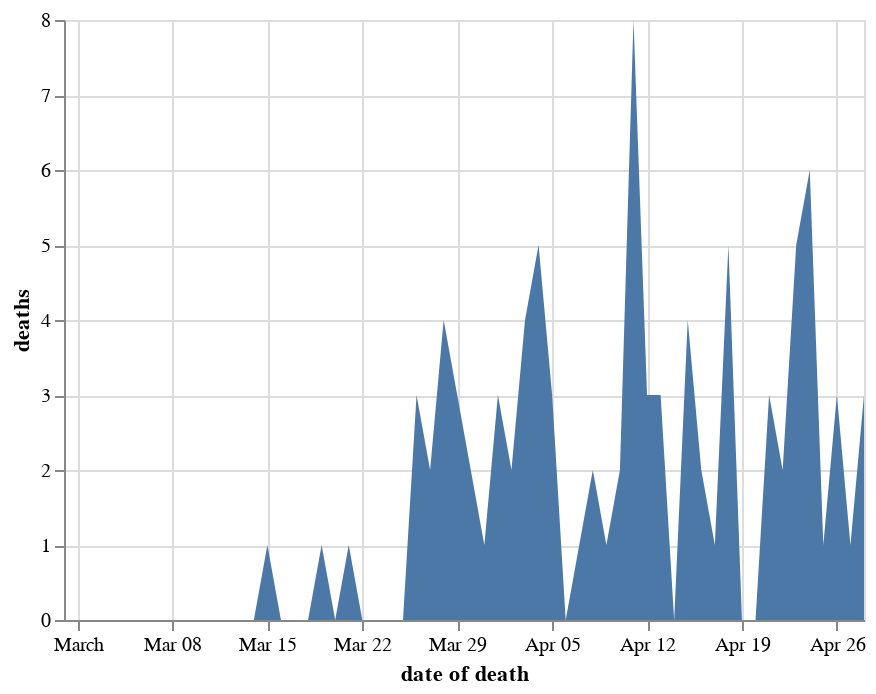

Source (notebook cell):
### Markdown cell above
## Deaths on date died Shropshire

### Code cell
chart_dodds = chart_doddbt.copy()
chart_dodds = chart_dodds[chart_dodds.code.isin(trustcodes_shropshirestar)]
chart_dodds = chart_dodds.groupby(['date of death'], as_index=False)['deaths'].sum()
alt.Chart(chart_dodds).mark_area().encode(
    x='date of death',
    y='deaths'
)

### Figure 1 — Vega-Lite specification as saved in the notebook (floating-point values rounded to 4 significant figures)
{"config": {"view": {"continuousWidth": 400, "continuousHeight": 300}}, "data": {"name": "data-19508f91c7e55b2172f7804de2c8c866"}, "mark": "area", "encoding": {"x": {"type": "temporal", "field": "date of death"}, "y": {"type": "quantitative", "field": "deaths"}}, "$schema": "https://vega.github.io/schema/vega-lite/v4.8.1.json", "datasets": {"data-19508f91c7e55b2172f7804de2c8c866": [{"date of death": "2020-02-29T00:00:00", "deaths": 0}, {"date of death": "2020-03-01T00:00:00", "deaths": 0}, {"date of death": "2020-03-02T00:00:00", "deaths": 0}, {"date of death": "2020-03-03T00:00:00", "deaths": 0}, {"date of death": "2020-03-04T00:00:00", "deaths": 0}, {"date of death": "2020-03-05T00:00:00", "deaths": 0}, {"date of death": "2020-03-06T00:00:00", "deaths": 0}, {"date of death": "2020-03-07T00:00:00", "deaths": 0}, {"date of death": "2020-03-08T00:00:00", "deaths": 0}, {"date of death": "2020-03-09T00:00:00", "deaths": 0}, {"date of death": "2020-03-10T00:00:00", "deaths": 0}, {"date of death": "2020-03-11T00:00:00", "deaths": 0}, {"date of death": "2020-03-12T00:00:00", "deaths": 0}, {"date of death": "2020-03-13T00:00:00", "deaths": 0}, {"date of death": "2020-03-14T00:00:00", "deaths": 0}, {"date of death": "2020-03-15T00:00:00", "deaths": 1}, {"date of death": "2020-03-16T00:00:00", "deaths": 0}, {"date of death": "2020-03-17T00:00:00", "deaths": 0}, {"date of death": "2020-03-18T00:00:00", "deaths": 0}, {"date of death": "2020-03-19T00:00:00", "deaths": 1}, {"date of death": "2020-03-20T00:00:00", "deaths": 0}, {"date of death": "2020-03-21T00:00:00", "deaths": 1}, {"date of death": "2020-03-22T00:00:00", "deaths": 0}, {"date of death": "2020-03-23T00:00:00", "deaths": 0}, {"date of death": "2020-03-24T00:00:00", "deaths": 0}, {"date of death": "2020-03-25T00:00:00", "deaths": 0}, {"date of death": "2020-03-26T00:00:00", "deaths": 3}, {"date of death": "2020-03-27T00:00:00", "deaths": 2}, {"date of death": "2020-03-28T00:00:00", "deaths": 4}, {"date of death": "2020-03-29T00:00:00", "deaths": 3}, {"date of death": "2020-03-30T00:00:00", "deaths": 2}, {"date of death": "2020-03-31T00:00:00", "deaths": 1}, {"date of death": "2020-04-01T00:00:00", "deaths": 3}, {"date of death": "2020-04-02T00:00:00", "deaths": 2}, {"date of death": "2020-04-03T00:00:00", "deaths": 4}, {"date of death": "2020-04-04T00:00:00", "deaths": 5}, {"date of death": "2020-04-05T00:00:00", "deaths": 3}, {"date of death": "2020-04-06T00:00:00", "deaths": 0}, {"date of death": "2020-04-07T00:00:00", "deaths": 1}, {"date of death": "2020-04-08T00:00:00", "deaths": 2}, {"date of death": "2020-04-09T00:00:00", "deaths": 1}, {"date of death": "2020-04-10T00:00:00", "deaths": 2}, {"date of death": "2020-04-11T00:00:00", "deaths": 8}, {"date of death": "2020-04-12T00:00:00", "deaths": 3}, {"date of death": "2020-04-13T00:00:00", "deaths": 3}, {"date of death": "2020-04-14T00:00:00", "deaths": 0}, {"date of death": "2020-04-15T00:00:00", "deaths": 4}, {"date of death": "2020-04-16T00:00:00", "deaths": 2}, {"date of death": "2020-04-17T00:00:00", "deaths": 1}, {"date of death": "2020-04-18T00:00:00", "deaths": 5}, {"date of death": "2020-04-19T00:00:00", "deaths": 0}, {"date of death": "2020-04-20T00:00:00", "deaths": 0}, {"date of death": "2020-04-21T00:00:00", "deaths": 3}, {"date of death": "2020-04-22T00:00:00", "deaths": 2}, {"date of death": "2020-04-23T00:00:00", "deaths": 5}, {"date of death": "2020-04-24T00:00:00", "deaths": 6}, {"date of death": "2020-04-25T00:00:00", "deaths": 1}, {"date of death": "2020-04-26T00:00:00", "deaths": 3}, {"date of death": "2020-04-27T00:00:00", "deaths": 1}, {"date of death": "2020-04-28T00:00:00", "deaths": 3}]}}
